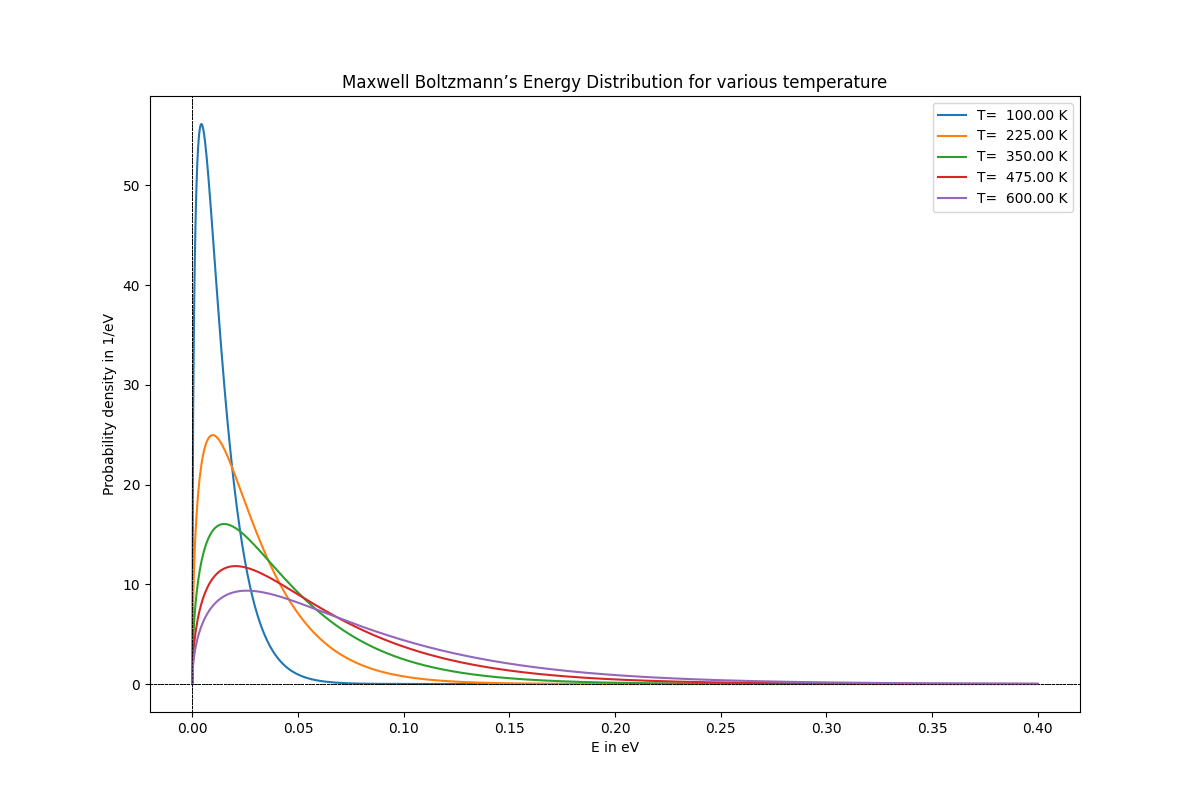

Reproduce this figure in Python.
#Plotting Maxwell-Boltzmann energy Distribution

import numpy as np
import matplotlib.pyplot as plt 
from scipy.integrate import simpson

k=8.617*10**(-5) 			# in eV per Kelvin  (can be done in Joule/K)
E=np.linspace(0,0.4,1000) 	# in eV 
n=int(input('Enter number of temperatures to show : '))
t1=eval(input('Enter minimum temperature : '))
t2=eval(input('Enter maximun temprature : '))

def MBf(E,T):
	return (2.0/np.sqrt(np.pi))*(1.0/(k*T)**1.5)*E**0.5*np.exp(-E/(k*T)) 

T=np.linspace(t1,t2,n)		 # Temperature in Kelvin
A=[]

plt.figure(figsize=(12,8))
for t in T:
	plt.plot(E,MBf(E,t),label="T=%8.2f K"%(t)) 
	area=simpson(MBf(E,t),x=E)
	area=np.round(area,2) 
	A.append(area)
	plt.title("Maxwell Boltzmann’s Energy Distribution for various temperature") 
	plt.legend(loc="upper right")
	plt.axhline(color='black',lw=0.5,ls='--')
	plt.axvline(color='black',lw=0.5,ls='--')
	plt.xlabel("E in eV") 
	plt.ylabel("Probability density in 1/eV")
	
print()
print('Temperature\t\tArea under the curve')
print('_____________________________________________')
print()
t=t1-(t2-t1)/(n-1)
for i in range(len(A)):
	t+=(t2-t1)/(n-1)
	print('',format(t,'0.2f'),'\t\t',(A[i]))
print()
	
plt.savefig('S:\\Documents\\Github\\Computational-Physics-UG\\Application to some physics problems\\Plots of Statistical Distributions\\Python Files\\MB_Energy\\MB_Energy.png')
	
plt.show()